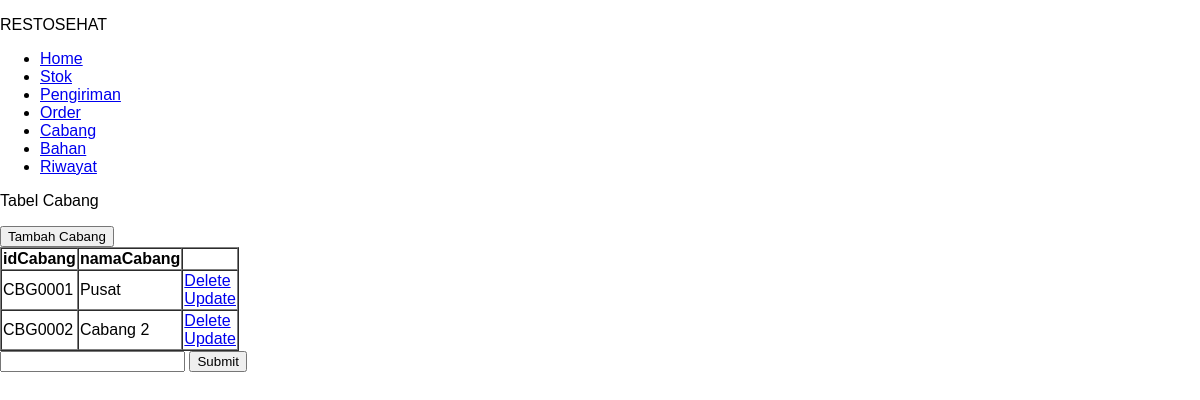
The page /cabang on the database as committed earlier.
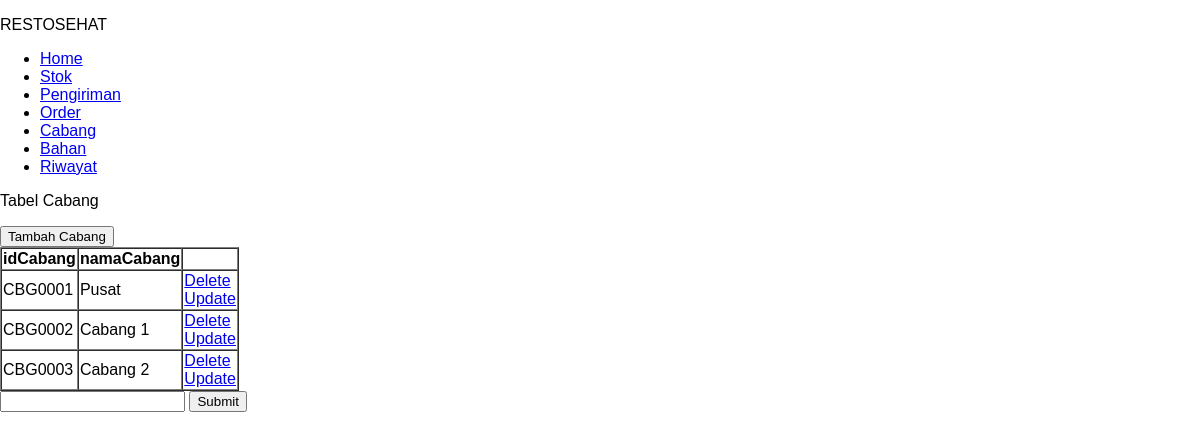
The same page on the database as committed later.
### main.py (models this page shows, shortened)
class Cabang(db.Model):
    idPrefix = 'CBG'
    id = db.Column(db.String(5), primary_key=True)
    namaCabang = db.Column(db.String(25), nullable=False)
    stocks = db.relationship('Stock', backref='cabang', lazy=True, cascade="all, delete-orphan")
    riwayat = db.relationship('Riwayat', backref='cabang', lazy=True)

### main.py (the view)
@app.route("/cabang")
def cabang():
    chains = Cabang.query.order_by(Cabang.id).all()
    return render_template('cabang.html', chains=chains)

### templates/cabang.html (shortened to what this page needs)
{% extends 'base.html' %}
{% block body %}
<div class="content">
    <div class="head-name">
        <p>RESTOSEHAT</p>
    </div>
    <div class="navbar">
        <ul>
            <li><a href="/">Home</a></li>
            <li><a href="/stok">Stok</a></li>
            <li><a href="/pengiriman">Pengiriman</a></li>
            <li><a href="/order">Order</a></li>
            <li><a href="/cabang">Cabang</a></li>
            <li><a href="/bahan">Bahan</a></li>
            <li><a href="/riwayat">Riwayat</a></li>
        </ul>
    </div>
    <div class="content">
        <div class="head-content">
            <p>Tabel Cabang</p>
        </div>
        <div class="main-content">
            <a href="/tambah_cabang"><input type="button" value="Tambah Cabang"></a>
            {% if chains|length < 1 %}
            <h4>Kosong</h4>
            {% else %}
            <table border="1" cellspacing="0">
                <tr>
                    <th>idCabang</th>
                    <th>namaCabang</th>
                    <th></th>
                </tr>
                {% for chain in chains %}
                <tr>
                    <td>{{ chain.id }}</td>
                    <td>{{ chain.namaCabang }}</td>
                    <td>
                        <a href="/delete_cabang/{{chain.id}}">Delete</a>
                        <br>
                        <a href="/update/{{chain.id}}">Update</a>
                    </td>
                </tr>
                {% endfor %}
            </table>
            {% endif %}
            <form action="/" method="POST">
                <input type="text" name="content" id="content">
                <input type="submit" value="Submit">
            </form>
        </div>
    </div>
</div>
{% endblock %}

Rows that differ between the two databases and show on the page:
changed Cabang "CBG0002": namaCabang "Cabang 2" → "Cabang 1"
added Cabang: id "CBG0003", namaCabang "Cabang 2"
